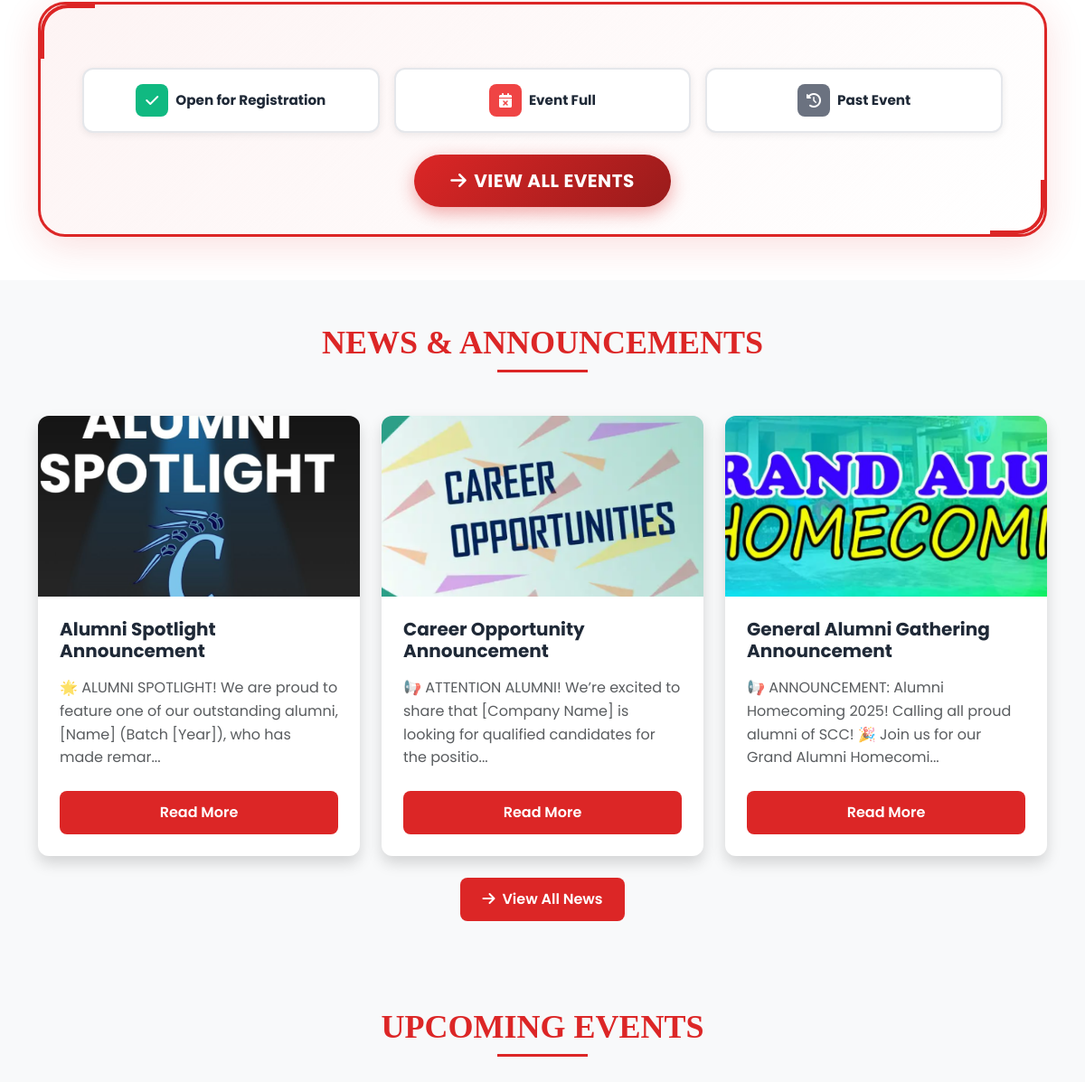
Page /dashboard.php (signed in, middle part) on the earlier database version.
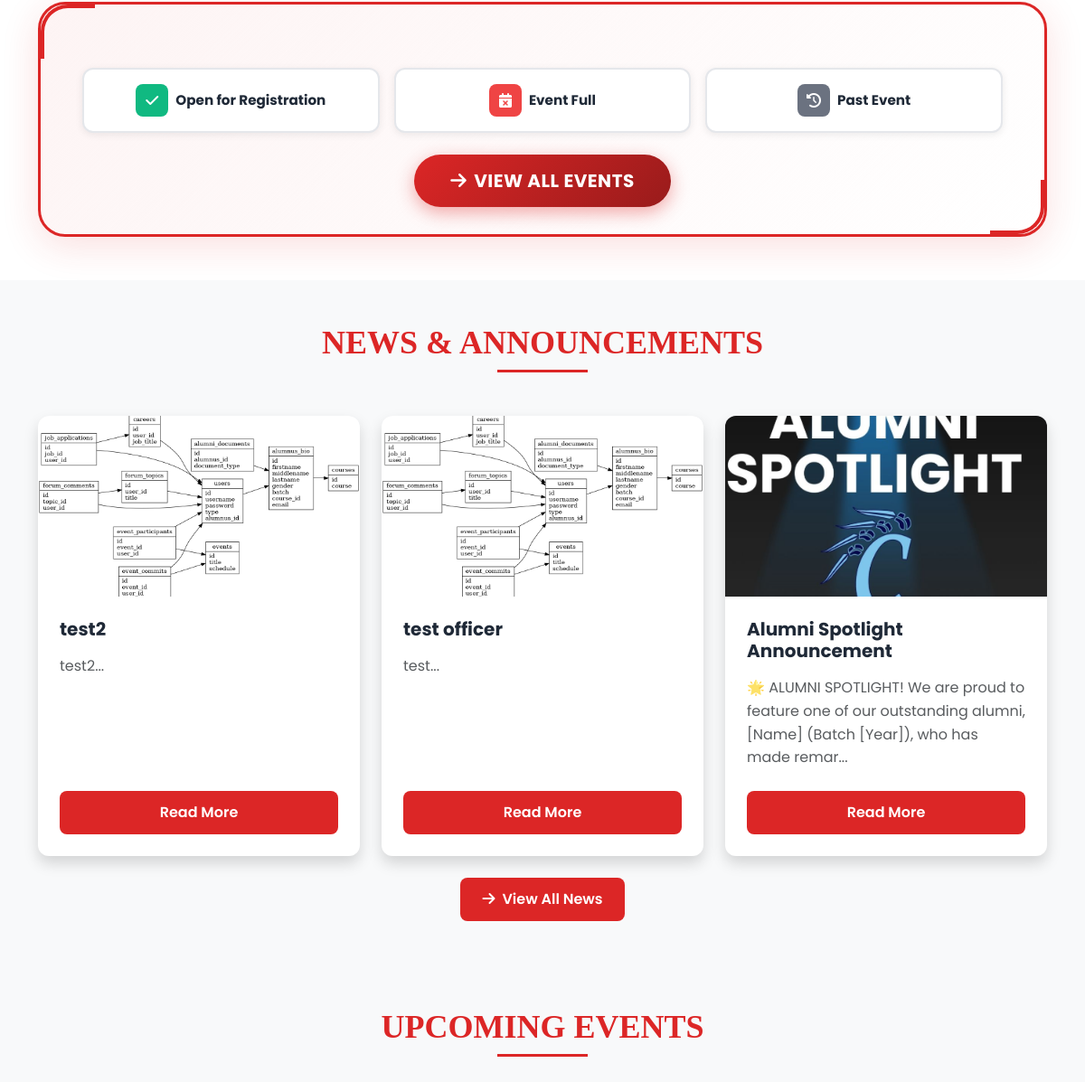
Same page on the later database version.
### tables this page shows
CREATE TABLE `announcements` (
  `id` int(11) NOT NULL,
  `title` varchar(255) NOT NULL DEFAULT '',
  `image` varchar(255) DEFAULT NULL,
  `content` text NOT NULL,
  `date_posted` datetime NOT NULL DEFAULT current_timestamp(),
  `date_created` datetime NOT NULL DEFAULT current_timestamp()
);

### dashboard.php (the view, shortened to what the changed rows need)
<?php
$pdo = get_pdo();
$stmt = $pdo->prepare('SELECT * FROM announcements ORDER BY date_created DESC LIMIT 3');
$stmt->execute();
$announcements = $stmt->fetchAll();
?>
<!doctype html>
<html lang="en">
<head>
  <link rel="stylesheet" href="https://cdn.jsdelivr.net/npm/bootstrap@5.3.3/dist/css/bootstrap.min.css">
  <link rel="stylesheet" href="https://cdnjs.cloudflare.com/ajax/libs/font-awesome/6.4.0/css/all.min.css">
</head>
<body>
  <section id="news" class="py-5" style="background: #f8f9fa;">
    <div class="container">
      <div class="row">
        <div class="col-12">
          <div class="text-center mb-5">
            <h2 class="display-4 fw-bold" style="color: #dc2626; font-family: 'Times New Roman', serif;">NEWS & ANNOUNCEMENTS</h2>
          </div>
        </div>
      </div>
      <div class="row g-4">
        <?php if (!empty($announcements)): ?>
          <?php foreach ($announcements as $announcement): ?>
            <div class="col-lg-4 col-md-6">
              <div class="card h-100 border-0 shadow d-flex flex-column" style="border-radius: 12px; overflow: hidden;">
                <div style="height: 200px; overflow: hidden; background: linear-gradient(135deg, #e5e7eb, #d1d5db);">
                  <?php if (!empty($announcement['image'])): ?>
                    <img src="/scratch/uploads/<?= htmlspecialchars($announcement['image']) ?>" alt="Announcement" class="w-100 h-100" style="object-fit: cover;">
                  <?php else: ?>
                    <div class="d-flex align-items-center justify-content-center h-100">
                      <i class="fas fa-bullhorn text-muted" style="font-size: 3rem;"></i>
                    </div>
                  <?php endif; ?>
                </div>
                <div class="card-body p-4 d-flex flex-column flex-grow-1">
                  <h5 class="card-title fw-bold mb-3" style="color: #1f2937; font-size: 1.25rem;">
                    <?= htmlspecialchars($announcement['title'] ?? 'Announcement') ?>
                  </h5>
                  <p class="card-text text-muted mb-4 flex-grow-1" style="line-height: 1.6;">
                    <?= htmlspecialchars(substr($announcement['content'] ?? '', 0, 120)) ?>...
                  </p>
                  <button class="btn w-100 mt-auto" style="background: #dc2626; color: white; border: none; padding: 12px; font-weight: 600; border-radius: 8px;" data-bs-toggle="modal" data-bs-target="#dashAnnouncementModal<?= $announcement['id'] ?>">
                    Read More
                  </button>
                </div>
              </div>
            </div>
          <?php endforeach; ?>
        <?php endif; ?>
      </div>
    </div>
  </section>
  <section id="events" class="py-5" style="background: #f8f9fa;">
    <div class="container">
      <div class="row">
        <div class="col-12">
          <div class="text-center mb-5">
            <h2 class="display-4 fw-bold" style="color: #dc2626; font-family: 'Times New Roman', serif;">UPCOMING EVENTS</h2>
          </div>
        </div>
      </div>
    </div>
  </section>
</body>
</html>

Differences in the rows shown:
no longer on this page (row unchanged): announcements: image (picture), title "Career Opportunity Announcement", content "📢 ATTENTION ALUMNI! We’re excited to share that [Company Name] is looking for qualified candidates for the positio"
no longer on this page (row unchanged): announcements: image (picture), title "General Alumni Gathering Announcement", content "📢 ANNOUNCEMENT: Alumni Homecoming 2025! Calling all proud alumni of SCC! 🎉 Join us for our Grand Alumni Homecomi"
added announcements: image (picture), title "test2", content "test2"
added announcements: image (picture), title "test officer", content "test"
